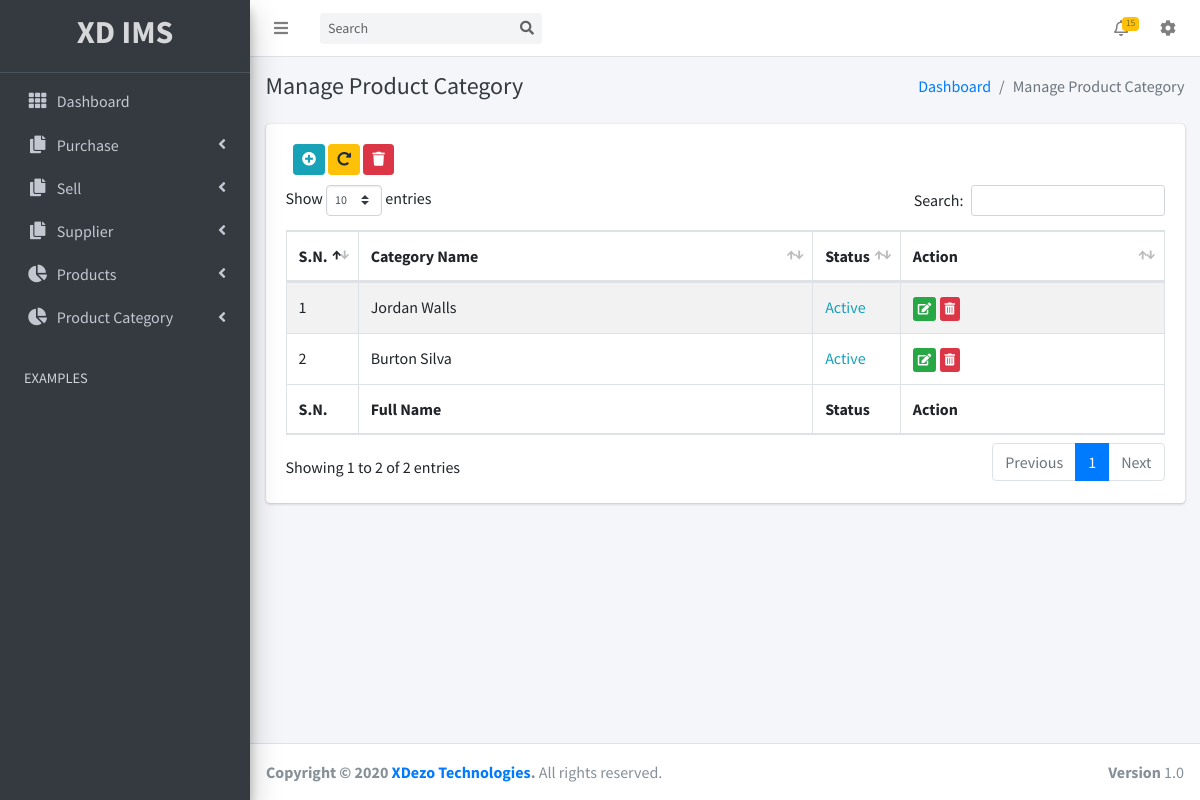
Screenshot of /manageproductcategory.php with the database file from the repository.
### tables this page shows
CREATE TABLE IF NOT EXISTS `product_category` (
  `id` int(11) NOT NULL AUTO_INCREMENT,
  `name` varchar(255) NOT NULL,
  `details` text NOT NULL,
  `status` int(11) NOT NULL DEFAULT '1',
  `created_at` timestamp NOT NULL DEFAULT CURRENT_TIMESTAMP,
  `updated_at` timestamp NOT NULL DEFAULT CURRENT_TIMESTAMP,
  `deleted_at` timestamp NULL DEFAULT NULL,
  PRIMARY KEY (`id`)
);

### manageproductcategory.php (the view)
<?php require('inc/toppart.php'); ?>
<body class="hold-transition sidebar-mini layout-fixed">
<div class="wrapper">
<?php require('inc/navbar.php'); ?>
<?php require('inc/sidebar.php'); ?>
  <div class="content-wrapper">
    <div class="content-header">
      <div class="container-fluid">
        <div class="row mb-2">
          <div class="col-sm-6">
          <h4 class="m-0 text-dark">Manage Product Category</h4>
          </div>
          <div class="col-sm-6">
            <ol class="breadcrumb float-sm-right">
              <li class="breadcrumb-item"><a href="dashboard.php">Dashboard</a></li>
              <li class="breadcrumb-item active">Manage Product Category</li>
            </ol>
          </div>
        </div>
      </div>
    </div>
    <section class="content">
      <div class="container-fluid">
      <div class="card">
                    <div class="card-body">
                      <div class="col-md-12" style="margin-bottom:10px;">
                      <?php
                     if(isset($_SERVER['HTTPS']) && $_SERVER['HTTPS'] === 'on')
                          $url = "https://";
                     else
                          $url = "http://";
                     $url.= $_SERVER['HTTP_HOST'];
                     $url.= $_SERVER['REQUEST_URI'];
                      ?>
                      <a name="" id="" class="btn btn-info btn-sm" href="addproductcategory.php" role="button"><i class="fas fa-plus-circle"></i></a>
                      <a name="" id="" class="btn btn-warning btn-sm" href="<?php echo $url; ?>" role="button"><i class="fas fa-redo-alt"></i></a>
                      <?php
                      if(isset($_GET['data-show']))
                      {
                        ?>
                        <a name="" id="" class="btn btn-primary btn-sm" href="manageproductcategory.php" role="button"><i class="fas fa-list"></i></a>
                        <?php
                      }
                      else
                      {
                      ?>
                      <a name="" id="" class="btn btn-danger btn-sm" href="manageproductcategory.php?data-show=trashed" role="button"><i class="fas fa-trash"></i></a>
                      <?php
                      }
                      ?>
                    </div>
                        <table id="example1" class="table table-bordered table-striped">
                        <thead>
                        <tr>
                            <th style="width: 10px;">S.N.</th>
                            <th>Category Name</th>
                            <th style="width:12px;">Status</th>
                            <th>Action</th>
                        </tr>
                        </thead>
                        <tbody>
                    <?php
                    if(isset($_GET['data-show']))
                    {
                      $query = "SELECT * FROM product_category WHERE deleted_at IS NOT NULL";
                    }
                    else
                    {
                      $query = "SELECT * FROM product_category WHERE deleted_at IS NULL";
                    }
                    $result = mysqli_query($conn,$query);
                    $sn = 0;
                    while($data=mysqli_fetch_array($result))
                    {
                        $sn++;
                    ?>
                        <tr>
                            <td><?php echo $sn; ?></td>
                            <td><?php echo $data['name']; ?></td>
                            <td><?php if($data['status']==1) { echo '<span class="text-info">Active</span>'; } else { echo '<span class="text-dark">Inactive</span>'; }?></td>
                            <td>
                              <?php
                              if(isset($_GET['data-show'])) {
                                ?>
                               <a href="process/restoreproductcategory.php?id=<?php echo $data['id']; ?>" class="btn btn-success btn-xs"><i class="fas fa-recycle"></i></a>
                               <button type="button" class="btn btn-danger btn-xs" data-toggle="modal" data-target="#modal-default"><i class="fas fa-trash-alt"></i></button>
                                      <div class="modal fade" id="modal-default">
                                        <div class="modal-dialog">
                                          <div class="modal-content">
                                            <div class="modal-header">
                                              <h5 class="modal-title">Delete Record</h5>
                                              <button type="button" class="close" data-dismiss="modal" aria-label="Close">
                                                <span aria-hidden="true">&times;</span>
                                              </button>
                                            </div>
                                            <div class="modal-body">
                                              <p>Are you sure that you want to parmanently delete this record ?</p>
                                            </div>
                                            <div class="modal-footer justify-content-between">
                                              <button type="button" class="btn btn-default" data-dismiss="modal">Close</button>
                                              <a name="" id="" class="btn btn-danger" href="process/deleteproductcategory.php?id=<?php echo $data['id']; ?>" role="button">Delete</a>
                                            </div>
                                          </div>
                                        </div>
                                      </div>
                                <?php
                              }
                              else {
                                ?>
                               <a href="editproductcategory.php?id=<?php echo $data['id']; ?>" class="btn btn-success btn-xs"><i class="fas fa-edit"></i></a>
                               <a href="process/softdeleteproductcategory.php?id=<?php echo $data['id']; ?>" class="btn btn-danger btn-xs"><i class="fas fa-trash-alt"></i></a>
                                <?php
                              }
                              ?>
                            </td>
                        </tr>
                    <?php
                    }
                    ?>
                        </tbody>
                        <tfoot>
                        <tr>
                            <th>S.N.</th>
                            <th>Full Name</th>
                            <th>Status</th>
                            <th>Action</th>
                        </tr>
                        </tfoot>
                        </table>
                    </div>
                  </div>
      </div>
    </section>
  </div>
<?php require('inc/footer.php'); ?>

### rows the page displays
product_category: name "Jordan Walls", status "Active"
product_category: name "Burton Silva", status "Active"
